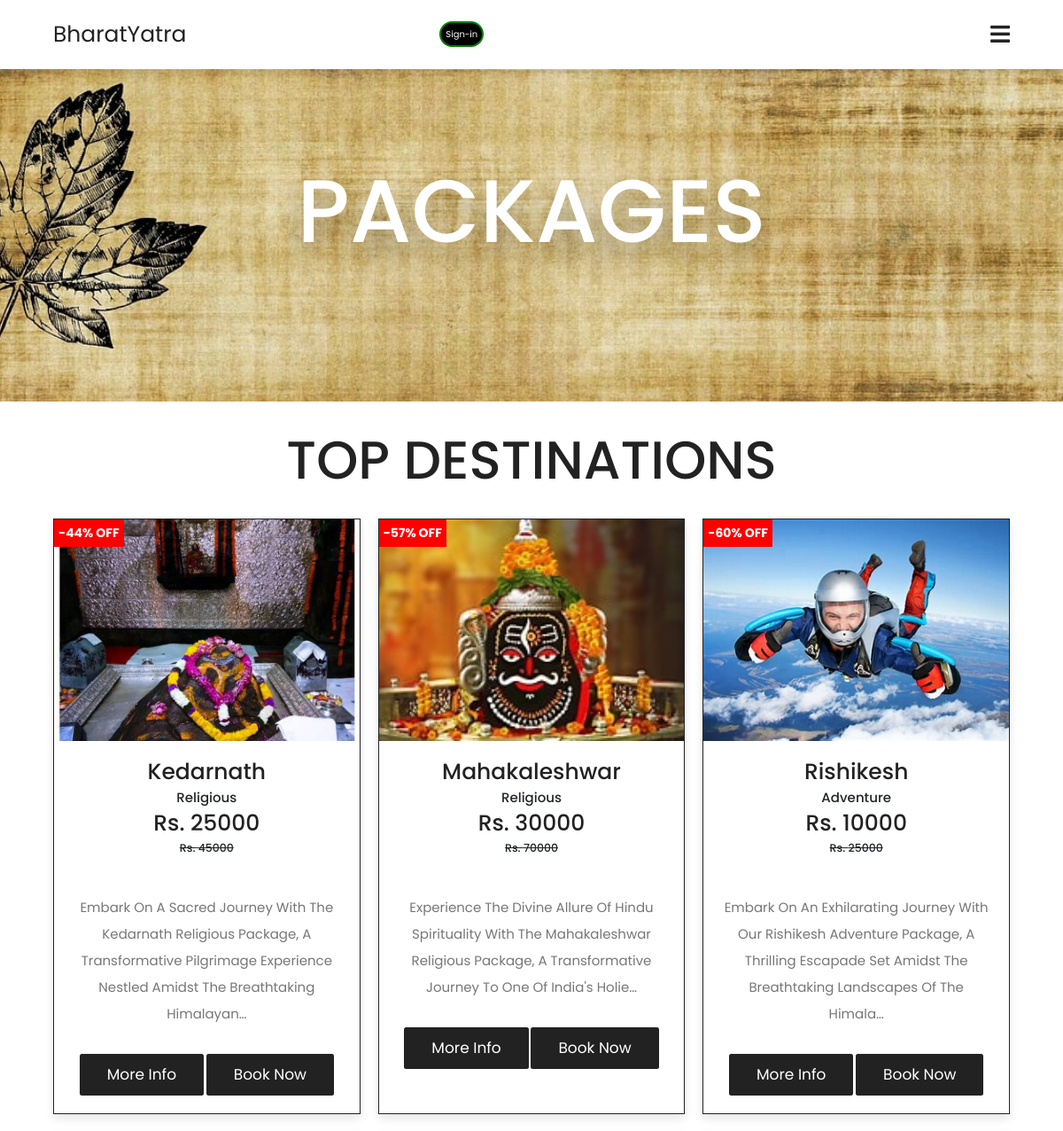
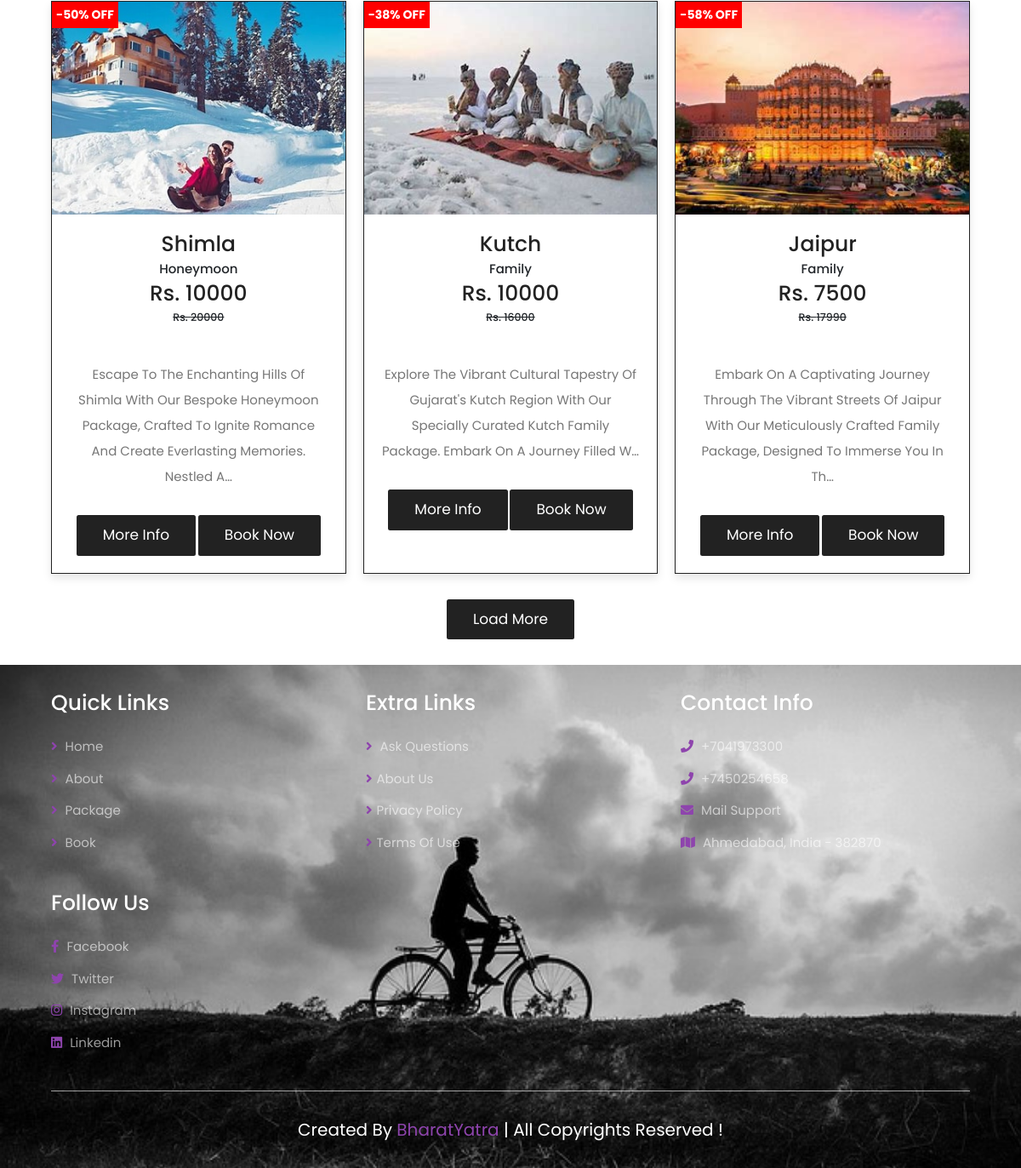
Page /packages/ on the committed database (2 pictures, top to bottom).
### core/models.py (models this page shows, shortened)
class Package(models.Model):
    pid = ShortUUIDField(unique=True, length=10, max_length=20, alphabet="abcdefgh12345")
    user = models.ForeignKey(User, on_delete=models.SET_NULL, null=True)
    category = models.ForeignKey(Category, on_delete=models.SET_NULL, null=True, related_name="category")
    title = models.CharField(max_length=100, default="Kedarnath")
    image = models.ImageField(upload_to=user_directory_path, default="package.jpg")
    description = RichTextUploadingField(null=True, blank=True, default="This is a Package.")
    price = models.DecimalField(max_digits=99999, decimal_places=2, default=5000)
    old_price = models.DecimalField(max_digits=99999, decimal_places=2, default=10000)
    specifications = RichTextUploadingField(null=True, blank=True)
    package_left_count = models.CharField(max_length=100, default="10", null=True, blank=True)
    package_life_date = models.CharField(max_length=100, default="100 Days", null=True, blank=True)
    published_date = models.DateTimeField(auto_now_add=False, null=True, blank=True)
    package_date_from = models.DateTimeField(auto_now_add=False, null=True, blank=True)
    package_date_to = models.DateTimeField(auto_now_add=False, null=True, blank=True)
    tags = TaggableManager(blank=True)
    package_status = models.CharField(choices=STATUS, max_length=10, default="in_review")
    status = models.BooleanField(default=True)
    in_stock = models.BooleanField(default=True)
    featured = models.BooleanField(default=False)
    digital = models.BooleanField(default=False)
    sku = ShortUUIDField(unique=True, length=4, max_length=10, prefix="sku", alphabet="1234567890")
    date = models.DateTimeField(auto_now_add=True)
    updated = models.DateTimeField(null=True, blank=True)
    razorpay_order_id = models.CharField(max_length=100, null=True, blank=True)
    razorpay_payment_id = models.CharField(max_length=100, null=True, blank=True)
    razorpay_payment_signature = models.CharField(max_length=100, null=True, blank=True)
    class Meta:
        verbose_name_plural = "Packages"
    def get_percentage(self):
        new_price = ((self.old_price - self.price) / self.old_price) * 100
        return new_price

class Category(models.Model):
    cid = ShortUUIDField(unique=True, length=10, max_length=20, prefix="cat", alphabet="abcdefgh12345")
    published_date = models.DateTimeField(auto_now_add=False, null=True, blank=True)
    title = models.CharField(max_length=100, default="Religious")
    image = models.ImageField(upload_to="category", default="category.jpg")
    class Meta:
        verbose_name_plural = "Categories"

### core/views.py (the view)
# urls.py: path('packages/', views.packages, name='packages'),
def packages(request):
    packages = Package.objects.filter(package_status="published")
    context = {
        'packages':packages
    }
    return render(request, "core/packages.html", context)

### templates/core/packages.html (shortened to what this page needs)
{% extends 'base.html' %} {% block content %}
<div
  class="heading"
  style="background: url(/static/images/header-bg-2.jpg) no-repeat"
>
  <h1>packages</h1>
</div>
<section class="packages">
  <h1 class="heading-title">top destinations</h1>
  <div class="box-container">
    {% for p in packages %}
    <div class="box">
      <div class="image">
        <div class="price_offer">
          <b>-{{ p.get_percentage|floatformat:0 }}% OFF</b>
        </div>
        <img src="{{ p.image.url }}" alt="" />
      </div>
      <div class="content">
        <h3>{{ p.title }}</h3>
        <h4>{{ p.category.title }}</h4>
        <h3>Rs. {{ p.price|floatformat:0 }} </h3>
        <h5 style="text-decoration:line-through">
          Rs. {{ p.old_price|floatformat:0 }}
        </h5>
        <p>
          {{ p.description|truncatechars:149 | safe }}
        </p>
        <a href="{% url 'core:package_details' p.pid %}" class="btn">More Info</a>
        {% if request.user.is_authenticated %}
        <a href="{% url 'core:book' p.pid %}" class="btn">book now</a>
        {% else %}
        <a class="btn" href="{% url 'userauths:sign-in' %}">Book now</a>
        {% endif %}
      </div>
    </div>
    {% endfor %}
  </div>
  <div class="load-more"><span class="btn">load more</span></div>
</section>
{% endblock %}

### templates/base.html
{% include 'partials/header.html' %}
{% block content %}
{% endblock %}
{% include 'partials/footer.html' %}

### templates/partials/header.html (shortened to what this page needs)
<!DOCTYPE html>
<html lang="en">
  <head>
    <link
      rel="stylesheet"
      href="https://cdn.jsdelivr.net/npm/swiper@11/swiper-bundle.min.css"
    />
    <link
      rel="stylesheet"
      href="https://cdnjs.cloudflare.com/ajax/libs/font-awesome/6.5.1/css/all.min.css"
    />
    <link
      rel="stylesheet"
      href="https://cdn.jsdelivr.net/npm/bootstrap@4.4.1/dist/css/bootstrap.min.css"
    />
    <link rel="stylesheet" href="/static/css/style.css" />
    <link
      rel="stylesheet"
      href="https://cdnjs.cloudflare.com/ajax/libs/font-awesome/6.0.0/css/all.min.css"
    />
    <link
      rel="stylesheet"
      href="https://cdnjs.cloudflare.com/ajax/libs/font-awesome/5.13.0/css/all.min.css"
    />
  </head>
  <body>
    <section class="header">
      <a href="/" class="logo">BharatYatra</a>
      {% if request.user.is_authenticated %}
      <a href="{% url 'userauths:sign-out' %}">
        <button
          type="button"
          style="
            background: black;
            color: white;
            border-radius: 20px;
            border: 2px solid green;
            padding: 5px;
          "
        >
          Sign-out
        </button></a
      >
      {% else %}
      <a href="{% url 'userauths:sign-in' %}">
        <button
          type="button"
          style="
            background: black;
            color: white;
            border-radius: 20px;
            border: 2px solid green;
            padding: 5px;
          "
        >
          Sign-in
        </button></a
      >
      {% endif %}
      <nav class="navbar">
        <a href="/">Home</a>
        <a class="hide" href="/categories">Categories</a>
        <a href="/packages">Package</a>
        <a href="/lastpagegallery">Gallery</a>
        <a href="/packages">Bookings</a>
        <a class="hide" href="{% url 'core:profile' %}">Profile</a>
        <a href="/about">About Us</a>
      </nav>
      <div id="menu-btn" class="fas fa-bars"></div>
    </section>
  </body>
</html>

### templates/partials/footer.html (shortened to what this page needs)
    <section class="footer">
        <div class="box-container">
          <div class="box">
            <h3>quick links</h3>
            <a href="/"
              ><i class="fas fa-angle-right"></i> home</a
            >
            <a href="/about"
              ><i class="fas fa-angle-right"></i> about</a
            >
            <a href="/packages"
              ><i class="fas fa-angle-right"></i> package</a
            >
            <a href="/packages"
              ><i class="fas fa-angle-right"></i> book</a
            >
          </div>
          <div class="box">
            <h3>extra links</h3>
            <a target="_blank"   href="https://mail.google.com/mail/u/0/#inbox"><i class="fas fa-angle-right"></i> ask questions </a>
            <a href="/about"
              ><i class="fas fa-angle-right"></i>about us</a
            >
            <a href="/"><i class="fas fa-angle-right"></i>privacy policy</a>
            <a href="/"><i class="fas fa-angle-right"></i>terms of use</a>
          </div>
          <div class="box">
            <h3>contact info</h3>
            <a target="_blank" href="tel:+7041973300"><i class="fas fa-phone"></i> +7041973300</a>
            <a target="_blank" href="tel:+7450254658"><i class="fas fa-phone"></i> +7450254658</a>
            <a target="_blank" style="text-transform:capfirst;" href="mailto:bharatyatra5837@gmail.com"><i class="fas fa-envelope"></i> Mail Support</a>
            <a target="_blank" href="https://www.bing.com/maps?osid=c346fa51-777e-45ed-b88f-031f7d19dd2b&cp=23.00454~72.314758&lvl=11&pi=0&v=2&sV=2&form=S00027"><i class="fas fa-map"></i> Ahmedabad, India - 382870 </a>
          </div>
          <div class="box">
            <h3>follow us</h3>
            <a target="_blank" href="https://www.facebook.com/"
              ><i class="fab fa-facebook-f"></i> facebook
            </a>
            <a target="_blank" href="https://twitter.com/"
              ><i class="fab fa-twitter"></i> twitter
            </a>
            <a target="_blank" href="https://www.instagram.com/bharatyatra5837/"
              ><i class="fab fa-instagram"></i> instagram
            </a>
            <a target="_blank" href="https://www.linkedin.com/in/piyushSharma10718/"
              ><i class="fab fa-linkedin"></i> linkedin
            </a>
          </div>
        </div>
        <div class="credit">
          created by <span>BharatYatra</span> | all copyrights reserved !
        </div>
      </section>
    </body>
  </html>

### static/css/style.css (style rules this page uses)
:root { --main-color:#8e44ad; --black: #222; --white: #fff; --light-black: #777; --light-white: #fff9; --dark-bg: rgba(0, 0, 0, .7); --light-bg: #eee; --border: .1rem solid var(--black); --box-shadow: 0 .5rem 1rem rgba(0, 0, 0, .1); --text-shadow: 0 1.5rem 3rem rgba(0, 0, 0, .3); }
* { font-family: 'Poppins', sans-serif; margin: 0; padding: 0; box-sizing: border-box; outline: none; border: none; text-decoration: none; text-transform: capitalize; }
html { font-size: 62.5%; overflow-x: hidden; }
section { padding: 5rem 10%; }
.heading { background-size: cover !important; background-position: center !important; padding-top: 10rem; padding-bottom: 15rem; display: flex; align-items: center; justify-content: center; }
.heading h1 { font-size: 10rem; text-transform: uppercase; color: var(--white); text-shadow: var(--text-shadow); }
.btn { display: inline-block; background: var(--black); margin-top: 1rem; color: var(--white); font-size: 1.7rem; padding: 1rem 3rem; cursor: pointer; }
.heading-title { text-align: center; margin-bottom: 3rem; font-size: 6rem; text-transform: uppercase; color: var(--black); }
.header { position: sticky; top: 0; left: 0; right: 0; z-index: 1000; background-color: var(--white); display: flex; padding-top: 2rem; padding-bottom: 2rem; box-shadow: var(--box-shadow); align-items: center; justify-content: space-between; }
.header .logo { font-size: 2.5rem; color: var(--black); }
.header .navbar { position: absolute; top: 99%;left: 0;right: 0; background-color: var(--white); border-top: var(--border); padding: 2rem; transition: .2s linear; clip-path: polygon(0 0, 100% 0, 100% 0, 0 0); }
.header .navbar a { display: block; margin: 2rem; text-align: center; }
.header .navbar a { font-size: 2rem; margin-left: 2rem; color: var(--black); }
#menu-btn { font-size: 2.5rem; cursor: pointer; color: var(--black); display: inline-block; transition: .2s linear; transform: rotate(180deg); }
.packages .box-container { display: grid; grid-template-columns: repeat(auto-fit, minmax(30rem, 1fr)); gap: 2rem; }
.packages .box-container .box { border: var(--border); box-shadow: var(--box-shadow); background: var(--white); display: none; }
.packages .box-container .box:nth-child(1), .packages .box-container .box:nth-child(2), .packages .box-container .box:nth-child(3), .packages .box-container .box:nth-child(4), .packages .box-container .box:nth-child(5), .packages .box-container .box:nth-child(6) { display: inline-block; }
.packages .box-container .box .image { height: 25rem; overflow: hidden; }
.packages .box-container .box .image img { height: 100%; width: 100%; object-fit: cover; transition: .2s linear; }
.packages .box-container .box .content { padding: 2rem; text-align: center; }
.packages .box-container .box .content h3 { font-size: 2.5rem; color: var(--black); }
.packages .box-container .box .content p { font-size: 1.5rem; color: var(--light-black); line-height: 2; padding: 1rem 0; }
.packages .load-more { text-align: center; margin-top: 2rem; }
.footer { background: url(../images/footer-bg.jpg) no-repeat; background-size: cover; background-position: center; }
.footer .box-container { display: grid; grid-template-columns: repeat(auto-fit, minmax(25rem, 1fr)); gap: 3rem; }
.footer .box-container .box h3 { color: var(--white); font-size: 2.5rem; padding-bottom: 2rem; }
.footer .box-container .box a { color: var(--light-white); font-size: 1.5rem; padding-bottom: 1.5rem; display: block; }
.footer .box-container .box a i { color: var(--main-color); padding-right: .5rem; transition: .2s linear; }
.footer .credit { text-align: center; padding-top: 3rem; margin-top: 3rem; border-top: .1rem solid var(--light-white); font-size: 2rem; color: var(--white); }
.footer .credit span { color: var(--main-color); }
.hide { display: none; }
@media (max-width:1200px) { section { padding: 3rem 5%; } }

### templates/core/packages.html (style rules this page uses)
.price_offer { position: absolute; padding: 5px; text-align: center; font-size: 14px; background-color: red; color: #fff; z-index: 1; }

### rows in the picture
Package: get_percentage "44", image (picture), title "Kedarnath", category "Religious", price "25000", old_price "45000", description "Embark On A Sacred Journey With The Kedarnath Religious Package, A Transformative Pilgrimage Experience Nestled Amidst The Breathtaking Himalayan…"
Package: get_percentage "57", image (picture), title "Mahakaleshwar", category "Religious", price "30000", old_price "70000", description "Experience The Divine Allure Of Hindu Spirituality With The Mahakaleshwar Religious Package, A Transformative Journey To One Of India's Holie…"
Package: get_percentage "60", image (picture), title "Rishikesh", category "Adventure", price "10000", old_price "25000", description "Embark On An Exhilarating Journey With Our Rishikesh Adventure Package, A Thrilling Escapade Set Amidst The Breathtaking Landscapes Of The Himala…"
Package: get_percentage "50", image (picture), title "Shimla", category "Honeymoon", price "10000", old_price "20000", description "Escape To The Enchanting Hills Of Shimla With Our Bespoke Honeymoon Package, Crafted To Ignite Romance And Create Everlasting Memories. Nestled A…"
Package: get_percentage "38", image (picture), title "Kutch", category "Family", price "10000", old_price "16000", description "Explore The Vibrant Cultural Tapestry Of Gujarat's Kutch Region With Our Specially Curated Kutch Family Package. Embark On A Journey Filled W…"
Package: get_percentage "58", image (picture), title "Jaipur", category "Family", price "7500", old_price "17990", description "Embark On A Captivating Journey Through The Vibrant Streets Of Jaipur With Our Meticulously Crafted Family Package, Designed To Immerse You In Th…"
